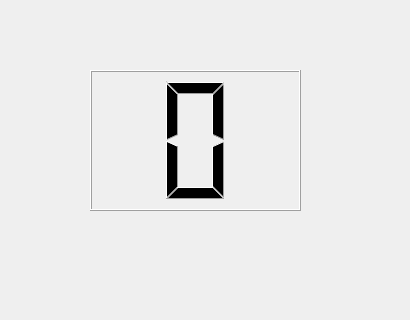
<?xml version="1.0" encoding="UTF-8"?>
<ui version="4.0">
 <class>Widget</class>
 <widget class="QWidget" name="Widget">
  <property name="geometry">
   <rect>
    <x>0</x>
    <y>0</y>
    <width>410</width>
    <height>320</height>
   </rect>
  </property>
  <property name="windowTitle">
   <string>Widget</string>
  </property>
  <widget class="QLCDNumber" name="lcdNumber">
   <property name="geometry">
    <rect>
     <x>90</x>
     <y>70</y>
     <width>211</width>
     <height>141</height>
    </rect>
   </property>
   <property name="digitCount">
    <number>1</number>
   </property>
  </widget>
 </widget>
 <layoutdefault spacing="6" margin="11"/>
 <resources/>
 <connections/>
</ui>
